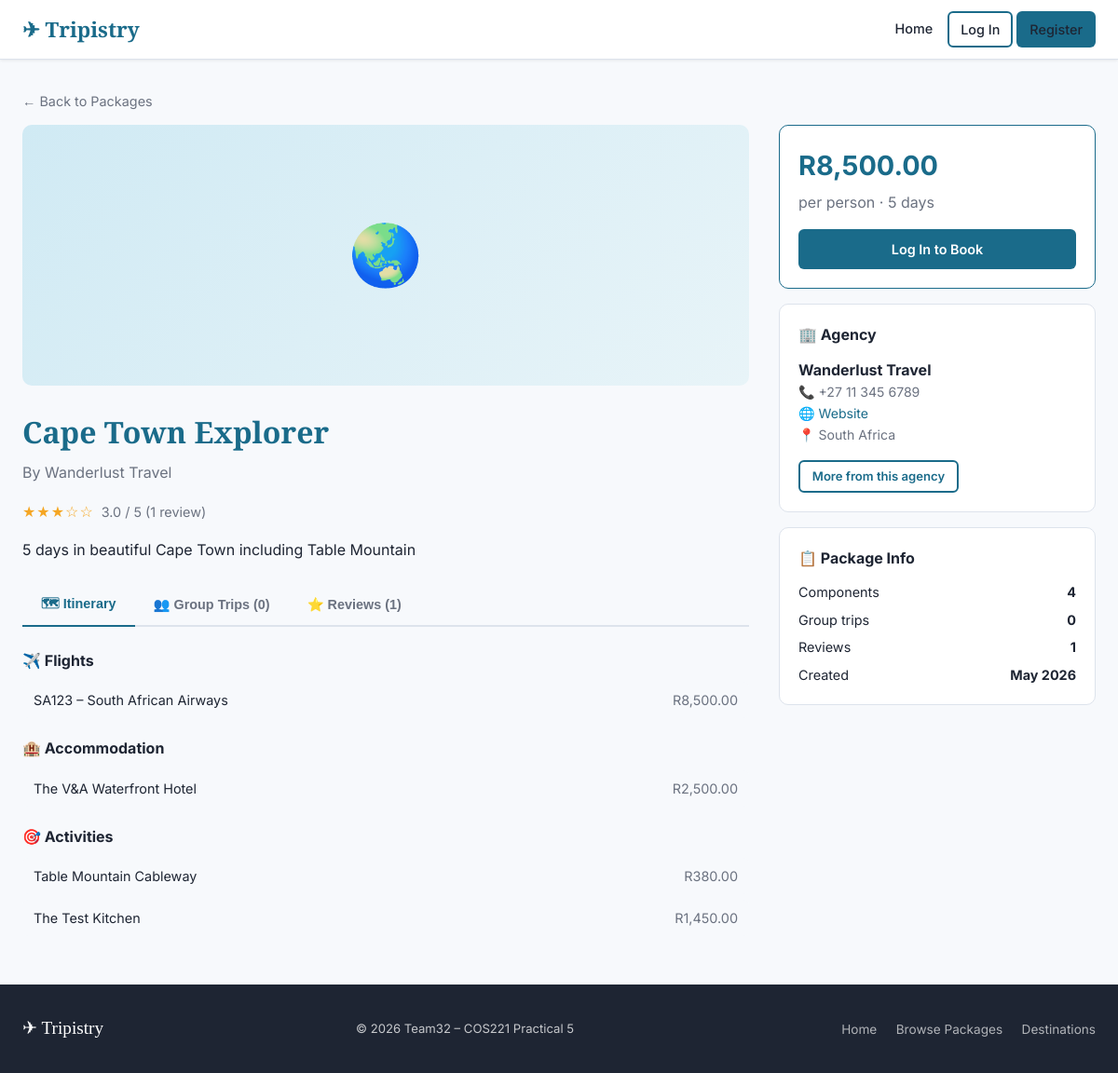
The app's page /tripistry/traveller/package_detail.php?id=1 with its own data.
### tables this page shows
CREATE TABLE `travel_package` (
  `package_id` int(11) NOT NULL AUTO_INCREMENT,
  `agency_id` int(11) NOT NULL,
  `destination_id` int(11) NOT NULL,
  `name` varchar(255) NOT NULL,
  `description` text DEFAULT NULL,
  `base_price` decimal(10,2) NOT NULL,
  `duration_days` int(11) DEFAULT NULL,
  `start_date` date DEFAULT NULL,
  `end_date` date DEFAULT NULL,
  `image_url` varchar(255) DEFAULT NULL,
  `avg_rating` decimal(3,2) DEFAULT 0.00,
  `created_at` timestamp NULL DEFAULT current_timestamp(),
  PRIMARY KEY (`package_id`),
  KEY `agency_id` (`agency_id`),
  KEY `destination_id` (`destination_id`),
  CONSTRAINT `fk_package_agency` FOREIGN KEY (`agency_id`) REFERENCES `travel_agency` (`agency_id`),
  CONSTRAINT `fk_package_destination` FOREIGN KEY (`destination_id`) REFERENCES `destination` (`destination_id`)
);

CREATE TABLE `travel_agency` (
  `agency_id` int(11) NOT NULL,
  `company_name` varchar(255) NOT NULL,
  `contact_number` varchar(20) DEFAULT NULL,
  `website` varchar(255) DEFAULT NULL,
  `address` varchar(255) DEFAULT NULL,
  `country` varchar(100) DEFAULT NULL,
  PRIMARY KEY (`agency_id`),
  CONSTRAINT `fk_travelagency_user` FOREIGN KEY (`agency_id`) REFERENCES `user` (`user_id`) ON DELETE CASCADE
);

CREATE TABLE `package_component` (
  `package_component_id` int(11) NOT NULL AUTO_INCREMENT,
  `package_id` int(11) NOT NULL,
  `component_type` enum('flight','accommodation','transport','activity') NOT NULL,
  `component_id` int(11) NOT NULL,
  PRIMARY KEY (`package_component_id`),
  KEY `package_id` (`package_id`),
  CONSTRAINT `fk_pkgcomponent_package` FOREIGN KEY (`package_id`) REFERENCES `travel_package` (`package_id`) ON DELETE CASCADE
);

### tripistry/includes/auth.php (called while the page is built, shortened)
<?php
function is_logged_in(): bool {
    return isset($_SESSION['user_id']);
}
function e(string $s): string {
    return htmlspecialchars($s, ENT_QUOTES | ENT_SUBSTITUTE, 'UTF-8');
}

### tripistry/traveller/package_detail.php (the view, shortened to what this page needs)
<?php
require_once __DIR__ . '/../includes/auth.php';
$db         = get_db();
$package_id = (int)($_GET['id'] ?? 0);
$stmt = $db->prepare("
    SELECT tp.*, ta.company_name, ta.contact_number, ta.website, ta.address, ta.country,
           ROUND(AVG(r.rating),1) AS avg_rating,
           COUNT(DISTINCT r.review_id) AS review_count
    FROM travel_package tp
    JOIN travel_agency ta ON ta.agency_id = tp.agency_id
    LEFT JOIN review r ON r.package_id = tp.package_id
    WHERE tp.package_id = ?
    GROUP BY tp.package_id
");
$stmt->execute([$package_id]);
$pkg = $stmt->fetch();
$comp_stmt = $db->prepare("
    SELECT pc.component_type, pc.component_id,
           CASE pc.component_type
               WHEN 'flight' THEN CONCAT(f.flight_number, ' – ', f.airline)
               WHEN 'accommodation' THEN a.name
               WHEN 'transport' THEN CONCAT(tr.type, ' (', COALESCE(tr.provider,''), ')')
               WHEN 'activity' THEN act.name
           END AS component_name,
           CASE pc.component_type
               WHEN 'flight' THEN f.price
               WHEN 'accommodation' THEN a.price_per_night
               WHEN 'transport' THEN tr.price
               WHEN 'activity' THEN act.price
           END AS price
    FROM package_component pc
    LEFT JOIN flight f ON pc.component_type='flight' AND f.flight_id=pc.component_id
    LEFT JOIN accommodation a ON pc.component_type='accommodation' AND a.accommodation_id=pc.component_id
    LEFT JOIN transport tr ON pc.component_type='transport' AND tr.transport_id=pc.component_id
    LEFT JOIN activity act ON pc.component_type='activity' AND act.activity_id=pc.component_id
    WHERE pc.package_id = ?
    ORDER BY FIELD(pc.component_type,'flight','accommodation','transport','activity')
");
$comp_stmt->execute([$package_id]);
$components = $comp_stmt->fetchAll();
$components_by_type = [];
foreach ($components as $c) $components_by_type[$c['component_type']][] = $c;
$rev_stmt = $db->prepare("
    SELECT r.*, t.first_name, t.last_name
    FROM review r
    JOIN traveller t ON t.traveller_id = r.traveller_id
    WHERE r.package_id = ?
    ORDER BY r.created_date DESC
");
$rev_stmt->execute([$package_id]);
$reviews = $rev_stmt->fetchAll();
$gt_stmt = $db->prepare("
    SELECT gt.*, (gt.max_members - gt.current_members) AS spots_left
    FROM group_trip gt
    WHERE gt.package_id = ? AND gt.status = 'open'
    ORDER BY gt.start_date ASC
");
$gt_stmt->execute([$package_id]);
$group_trips = $gt_stmt->fetchAll();
require_once __DIR__ . '/../includes/header.php';
?>
<div style="margin-bottom:.75rem">
    <a href="/traveller/packages.php" class="text-muted" style="font-size:.9rem">← Back to Packages</a>
</div>
<div class="package-detail">
<div>
    <div class="card-img-placeholder" style="height:280px;border-radius:var(--radius-md);margin-bottom:1.5rem;font-size:4rem">🌏</div>
    <h1 style="font-family:var(--font-display);font-size:2rem;color:var(--clr-primary);margin-bottom:.4rem"><?= e($pkg['name']) ?></h1>
    <p class="text-muted mb-2">By <?= e($pkg['company_name']) ?></p>
    <?php if ($pkg['avg_rating']): ?>
    <div class="flex mb-2" style="gap:.5rem">
        <span class="stars"><?= str_repeat('★', round($pkg['avg_rating'])) ?><?= str_repeat('☆', 5-round($pkg['avg_rating'])) ?></span>
        <span class="text-muted" style="font-size:.9rem"><?= $pkg['avg_rating'] ?> / 5 (<?= $pkg['review_count'] ?> review<?= $pkg['review_count'] != 1 ? 's' : '' ?>)</span>
    </div>
    <?php endif; ?>
    <?php if ($pkg['description']): ?>
    <p style="margin-bottom:1.5rem"><?= nl2br(e($pkg['description'])) ?></p>
    <?php endif; ?>
    <div class="tabs">
        <button class="tab-btn active" data-tab="itinerary">🗺 Itinerary</button>
        <button class="tab-btn" data-tab="group_trips">👥 Group Trips (<?= count($group_trips) ?>)</button>
        <button class="tab-btn" data-tab="reviews">⭐ Reviews (<?= count($reviews) ?>)</button>
    </div>
    <div class="tab-panel active" data-panel="itinerary">
        <?php $icons = ['flight'=>'✈️','accommodation'=>'🏨','transport'=>'🚌','activity'=>'🎯'];
        $labels = ['flight'=>'Flights','accommodation'=>'Accommodation','transport'=>'Transport','activity'=>'Activities'];
        foreach ($icons as $type => $icon): ?>
            <?php if (!empty($components_by_type[$type])): ?>
            <div style="margin-bottom:1.25rem">
                <h3 style="font-size:1rem;margin-bottom:.6rem"><?= $icon ?> <?= $labels[$type] ?></h3>
                <?php foreach ($components_by_type[$type] as $c): ?>
                <div style="display:flex;justify-content:space-between;padding:.5rem .75rem;background:var(--clr-bg);border-radius:var(--radius-sm);margin-bottom:.4rem;font-size:.9rem">
                    <span><?= e($c['component_name'] ?? '—') ?></span>
                    <?php if ($c['price']): ?><span class="text-muted">R<?= number_format($c['price'], 2) ?></span><?php endif; ?>
                </div>
                <?php endforeach; ?>
            </div>
            <?php endif; ?>
        <?php endforeach; ?>
    </div>
</div>
<div class="detail-sidebar">
    <div class="sidebar-card" style="border-color:var(--clr-primary)">
        <div style="font-size:1.8rem;font-weight:700;color:var(--clr-primary);margin-bottom:.25rem">
            R<?= number_format($pkg['base_price'], 2) ?>
        </div>
        <p class="text-muted mb-2">per person · <?= $pkg['duration_days'] ? $pkg['duration_days'].' days' : '' ?></p>
        <?php if (is_logged_in() && current_role() === 'traveller'): ?>
            <a href="/traveller/book.php?package_id=<?= $package_id ?>" class="btn btn-primary btn-block">Book This Package</a>
        <?php else: ?>
            <a href="/login.php" class="btn btn-primary btn-block">Log In to Book</a>
        <?php endif; ?>
    </div>
    <div class="sidebar-card">
        <h4 style="margin-bottom:.75rem">🏢 Agency</h4>
        <p><strong><?= e($pkg['company_name']) ?></strong></p>
        <?php if ($pkg['contact_number']): ?><p class="text-muted" style="font-size:.88rem">📞 <?= e($pkg['contact_number']) ?></p><?php endif; ?>
        <?php if ($pkg['website']): ?><p style="font-size:.88rem"><a href="<?= e($pkg['website']) ?>" target="_blank">🌐 Website</a></p><?php endif; ?>
        <?php if ($pkg['country']): ?><p class="text-muted" style="font-size:.88rem">📍 <?= e($pkg['country']) ?></p><?php endif; ?>
        <a href="/traveller/packages.php?agency_id=<?= $pkg['agency_id'] ?>" class="btn btn-outline btn-sm mt-2">More from this agency</a>
    </div>
    <div class="sidebar-card">
        <h4 style="margin-bottom:.75rem">📋 Package Info</h4>
        <div style="font-size:.9rem;display:flex;flex-direction:column;gap:.4rem">
            <div class="flex-between"><span>Components</span><strong><?= count($components) ?></strong></div>
            <div class="flex-between"><span>Group trips</span><strong><?= count($group_trips) ?></strong></div>
            <div class="flex-between"><span>Reviews</span><strong><?= count($reviews) ?></strong></div>
            <div class="flex-between"><span>Created</span><strong><?= date('M Y', strtotime($pkg['created_at'])) ?></strong></div>
        </div>
    </div>
</div>
</div>
<?php require_once __DIR__ . '/../includes/footer.php'; ?>

### tripistry/css/style.css (style rules this page uses)
:root { --clr-primary: #1a6b8a; --clr-primary-dark: #134f67; --clr-primary-light: #d0eaf4; --clr-accent: #f5a623; --clr-accent-dark: #c77d0a; --clr-bg: #f7f9fc; --clr-surface: #ffffff; --clr-border: #dde3ec; --clr-text: #1e2533; --clr-text-muted: #6b7280; --clr-text-light: #ffffff; --clr-success: #16a34a; --clr-warning: #d97706; --clr-danger: #dc2626; --clr-info: #0284c7; --max-width: 1200px; --nav-height: 64px; --radius-sm: 6px; --radius-md: 10px; --radius-lg: 16px; --font-body: 'Inter', system-ui, sans-serif; --font-display: 'Playfair Display', Georgia, serif; --shadow-sm: 0 1px 3px rgba(0,0,0,.08); --shadow-md: 0 4px 16px rgba(0,0,0,.10); --shadow-lg: 0 8px 32px rgba(0,0,0,.14); }
*, *::before, *::after { box-sizing: border-box; margin: 0; padding: 0; }
html { scroll-behavior: smooth; }
body { font-family: var(--font-body); background: var(--clr-bg); color: var(--clr-text); line-height: 1.6; min-height: 100vh; display: flex; flex-direction: column; }
a { color: var(--clr-primary); text-decoration: none; }
.btn { display: inline-flex; align-items: center; gap: 0.4rem; padding: 0.5rem 1.2rem; border-radius: var(--radius-sm); font-size: 0.9rem; font-weight: 600; cursor: pointer; border: 2px solid transparent; transition: background 0.15s, color 0.15s, border-color 0.15s, transform 0.1s; text-decoration: none; white-space: nowrap; }
.btn-primary { background: var(--clr-primary); color: #fff; }
.btn-outline { border-color: var(--clr-primary); color: var(--clr-primary); background: transparent; }
.btn-sm { padding: 0.3rem 0.8rem; font-size: 0.82rem; }
.btn-block { width: 100%; justify-content: center; }
.card-img-placeholder { width: 100%; height: 180px; background: linear-gradient(135deg, var(--clr-primary-light), #e8f4f8); display: flex; align-items: center; justify-content: center; font-size: 3rem; }
.stars { color: var(--clr-accent); font-size: 1rem; letter-spacing: 1px; }
.package-detail { display: grid; grid-template-columns: 1fr 340px; gap: 2rem; }
.detail-sidebar { display: flex; flex-direction: column; gap: 1rem; }
.sidebar-card { background: var(--clr-surface); border: 1px solid var(--clr-border); border-radius: var(--radius-md); padding: 1.25rem; }
.tabs { display: flex; gap: 0; border-bottom: 2px solid var(--clr-border); margin-bottom: 1.5rem; }
.tab-btn { padding: 0.6rem 1.25rem; border: none; background: none; cursor: pointer; font-size: 0.9rem; font-weight: 600; color: var(--clr-text-muted); border-bottom: 2px solid transparent; margin-bottom: -2px; transition: color 0.15s, border-color 0.15s; }
.tab-btn.active { color: var(--clr-primary); border-bottom-color: var(--clr-primary); }
.tab-panel { display: none; }
.tab-panel.active { display: block; }
.text-muted { color: var(--clr-text-muted); }
.mt-2 { margin-top: 1rem; }
.mb-2 { margin-bottom: 1rem; }
.flex-between { display: flex; align-items: center; justify-content: space-between; flex-wrap: wrap; gap: 0.5rem; }
.flex { display: flex; align-items: center; }

### records on screen
travel_package: name "Cape Town Explorer", agency.company_name "Wanderlust Travel", description "5 days in beautiful Cape Town including Table Mountain", base_price "8,500.00", duration_days "5", agency.contact_number "+27 11 345 6789", agency.country "South Africa", created_at "May 2026"
package_component: component_name "SA123 – South African Airways", price "8,500.00"
package_component: component_name "The V&A Waterfront Hotel", price "2,500.00"
package_component: component_name "Table Mountain Cableway", price "380.00"
package_component: component_name "The Test Kitchen", price "1,450.00"

### other values on screen
str_repeat('★', round($pkg['avg_rating'])) "★★★"
str_repeat('☆', 5-round($pkg['avg_rating'])) "☆☆"
$pkg['avg_rating'] "3.0"
$pkg['review_count'] "1"
count($group_trips) "0"
count($reviews) "1"
$icon "✈️"
$labels[$type] "Flights"
$icon "🏨"
$labels[$type] "Accommodation"
$icon "🎯"
$labels[$type] "Activities"
count($components) "4"
